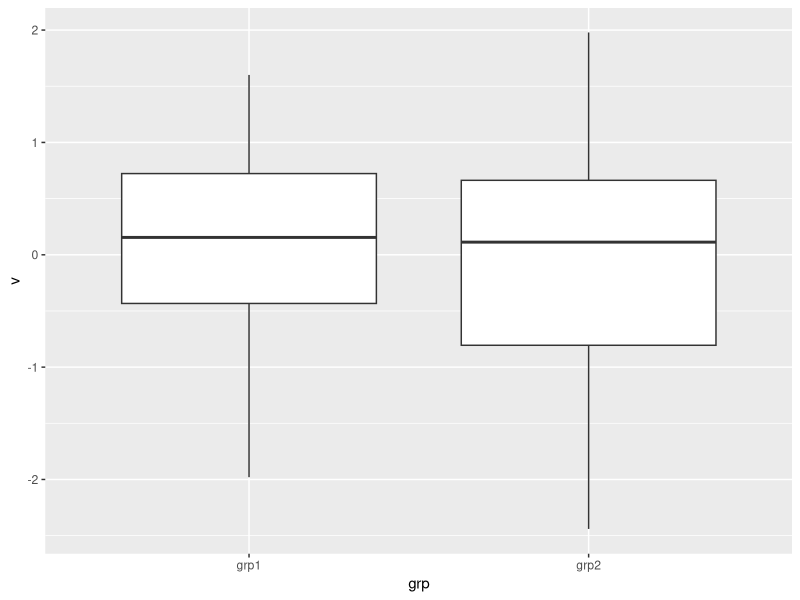

Source code (R):
setwd("~/Code/Stepik_R_1/m2/l2")

df <- read.table('dd3-3.txt')
names(df) <- c('v1', 'v2')

df1 <- as.data.frame(df$v1)
df1$grp <- 'grp1'
df2 <- as.data.frame(df$v2)
df2$grp <- 'grp2'
names(df1) <- c('v', 'grp')
names(df2) <- c('v', 'grp')

newdf <- rbind(df1, df2)

wilcox.test(df$v1, df$v2)

library(ggplot2)

ggplot(newdf, aes(x = grp, y = v))+
  geom_boxplot()

t.test(df$v1, df$v2)

